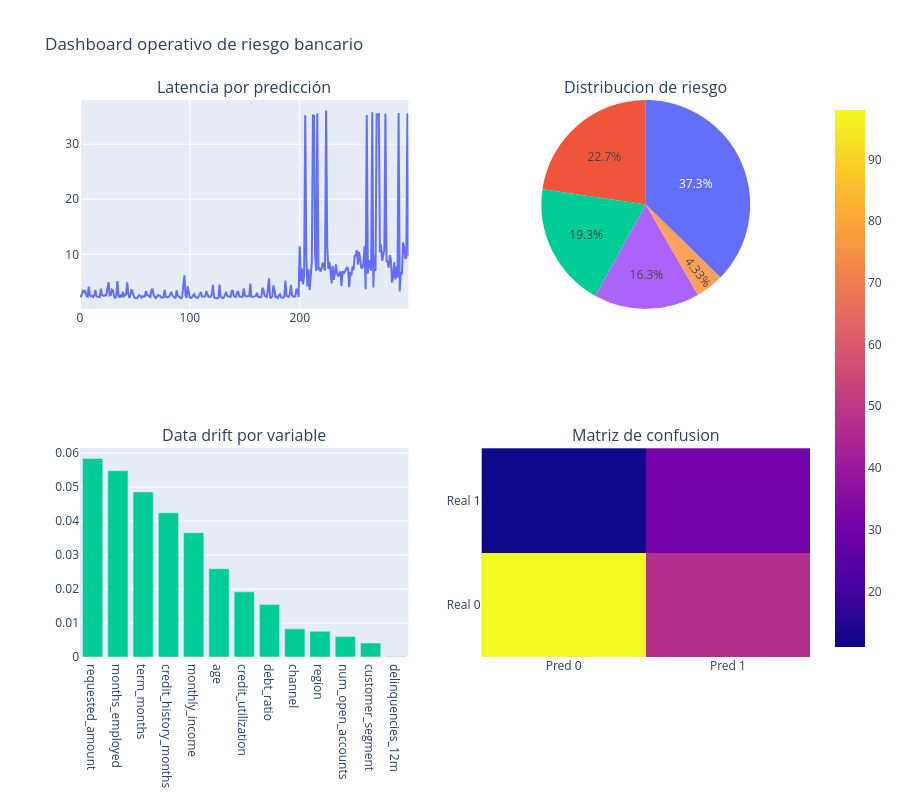

Here is the notebook cell this chart was saved with:
### Markdown cell above
## 12) Dashboard interactivo dentro del notebook

### Code cell
def build_dashboard():
    state = latest_state()
    op = state["operational"]
    mm = state["model"]
    dr = state["drift"]

    fig = make_subplots(
        rows=2, cols=2,
        subplot_titles=("Latencia por predicción", "Distribucion de riesgo", "Data drift por variable", "Matriz de confusion"),
        specs=[[{"type": "xy"}, {"type": "domain"}], [{"type": "bar"}, {"type": "heatmap"}]],
    )

    pred_df = get_predictions_df().tail(300).copy()
    if not pred_df.empty:
        fig.add_trace(go.Scatter(y=pred_df["latency_ms"], mode="lines", name="latency_ms"), row=1, col=1)
        if "risk_level" in pred_df.columns:
            risk_counts = pred_df["risk_level"].astype(str).value_counts()
            fig.add_trace(go.Pie(labels=risk_counts.index, values=risk_counts.values, name="Riesgo"), row=1, col=2)

    drift_items = pd.Series(dr["by_feature"]).sort_values(ascending=False)
    fig.add_trace(go.Bar(x=drift_items.index, y=drift_items.values, name="drift"), row=2, col=1)

    cm = compute_confusion()
    fig.add_trace(go.Heatmap(z=cm, x=["Pred 0", "Pred 1"], y=["Real 0", "Real 1"], showscale=True), row=2, col=2)

    fig.update_layout(height=800, title_text="Dashboard operativo de riesgo bancario", showlegend=False)

    summary = pd.DataFrame([{
        "Metric": "Availability",
        "Value": round(op["availability"], 4),
    }, {
        "Metric": "Latency p95 (ms)",
        "Value": round(op["latency_p95_ms"], 2),
    }, {
        "Metric": "Error rate",
        "Value": round(op["error_rate"], 4),
    }, {
        "Metric": "ROC-AUC",
        "Value": None if np.isnan(mm["roc_auc"]) else round(mm["roc_auc"], 4),
    }, {
        "Metric": "Drift score",
        "Value": round(dr["drift_score"], 4),
    }, {
        "Metric": "Error budget restante",
        "Value": round(state["error_budget_remaining"], 2),
    }, {
        "Metric": "Alertas abiertas",
        "Value": state["alerts_open"],
    }, {
        "Metric": "Incidentes abiertos",
        "Value": state["incidents_open"],
    }])

    display(summary)
    display(fig)

    alerts_df = pd.DataFrame(stores["alerts"]).tail(10)
    incidents_df = pd.DataFrame(stores["incidents"]).tail(10)
    runbooks_df = pd.DataFrame(stores["runbooks"]).tail(10)
    print("Alertas recientes:")
    display(alerts_df if not alerts_df.empty else pd.DataFrame([{"message": "Sin alertas"}]))
    print("Incidentes recientes:")
    display(incidents_df if not incidents_df.empty else pd.DataFrame([{"message": "Sin incidentes"}]))
    print("Runbooks recientes:")
    display(runbooks_df if not runbooks_df.empty else pd.DataFrame([{"message": "Sin runbooks"}]))

build_dashboard()

### Figure 1 — Plotly figure (JSON) as saved in the notebook; plotly's stock layout.template omitted (floating-point values rounded to 4 significant figures; data arrays with more than 128 entries replaced by an {"elided": "..."} marker saying what was removed)
{"data": [{"mode": "lines", "name": "latency_ms", "type": "scatter", "xaxis": "x", "y": {"elided": "300 float values"}, "yaxis": "y"}, {"domain": {"x": [0.55, 1], "y": [0.625, 1]}, "labels": ["Bajo", "Moderado", "Alto", "Crítico", "Error"], "name": "Riesgo", "type": "pie", "values": [112, 68, 58, 49, 13]}, {"name": "drift", "type": "bar", "x": ["requested_amount", "months_employed", "term_months", "credit_history_months", "monthly_income", "age", "credit_utilization", "debt_ratio", "channel", "region", "num_open_accounts", "customer_segment", "delinquencies_12m"], "xaxis": "x2", "y": [0.05838, 0.05482, 0.04855, 0.04245, 0.03658, 0.02598, 0.01916, 0.01548, 0.008316, 0.007583, 0.005997, 0.004098, 0.0001332], "yaxis": "y2"}, {"showscale": true, "type": "heatmap", "x": ["Pred 0", "Pred 1"], "xaxis": "x3", "y": ["Real 0", "Real 1"], "yaxis": "y3", "z": [[98, 47], [11, 31]]}], "layout": {"annotations": [{"font": {"size": 16}, "showarrow": false, "text": "Latencia por predicción", "x": 0.225, "xanchor": "center", "xref": "paper", "y": 1, "yanchor": "bottom", "yref": "paper"}, {"font": {"size": 16}, "showarrow": false, "text": "Distribucion de riesgo", "x": 0.775, "xanchor": "center", "xref": "paper", "y": 1, "yanchor": "bottom", "yref": "paper"}, {"font": {"size": 16}, "showarrow": false, "text": "Data drift por variable", "x": 0.225, "xanchor": "center", "xref": "paper", "y": 0.375, "yanchor": "bottom", "yref": "paper"}, {"font": {"size": 16}, "showarrow": false, "text": "Matriz de confusion", "x": 0.775, "xanchor": "center", "xref": "paper", "y": 0.375, "yanchor": "bottom", "yref": "paper"}], "height": 800, "showlegend": false, "title": {"text": "Dashboard operativo de riesgo bancario"}, "xaxis": {"anchor": "y", "domain": [0, 0.45]}, "xaxis2": {"anchor": "y2", "domain": [0, 0.45]}, "xaxis3": {"anchor": "y3", "domain": [0.55, 1]}, "yaxis": {"anchor": "x", "domain": [0.625, 1]}, "yaxis2": {"anchor": "x2", "domain": [0, 0.375]}, "yaxis3": {"anchor": "x3", "domain": [0, 0.375]}}}
